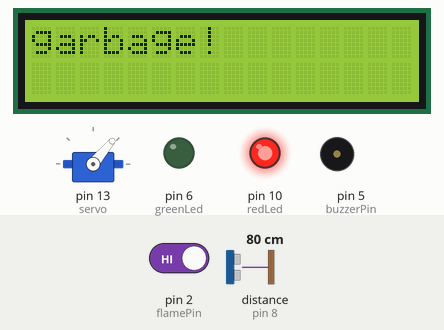
The sketch below on a simulated Arduino Uno, built with avr-gcc and run on an emulated ATmega328P. Parts: servo, 16×2 character LCD, output pins drawn as LEDs (lit = HIGH), buzzer (waves = sounding, pin HIGH). Wiring (inferred from the names in the program): ultrasonic range finder: trigger pin 3; echo pin 8. Dashed ring = blinking. The inputs (shaded band) are chosen by the test bench; at power-on: pin 2 (flamePin) HIGH, distance to the obstacle (sensor on pin 8) 80 cm. The echo pulse lasts 58.3 µs per cm; pins used as bus, display or sensor lines are not drawn; what the sketch prints to the serial monitor is not drawn.

Above: at 1.2 s.
1.3 s: pin 2 (flamePin) driven LOW
At 2.1 s:
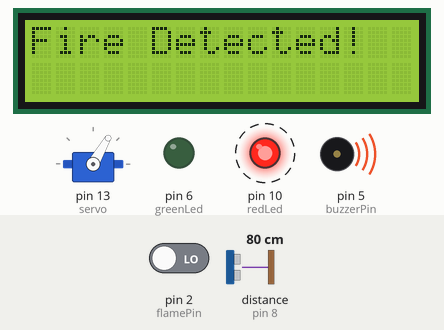
Timing chart, 0 to 10.3 s (numbered marks = the images above; inputs shaded):
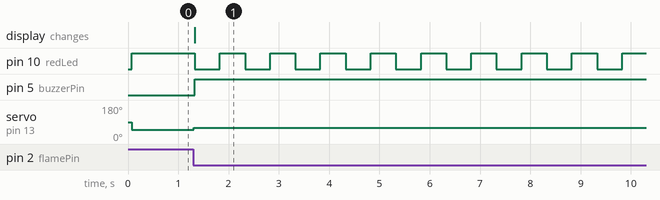

Measured:
- after the input at 1.3 s, pin 10 (redLed): alternates HIGH for 0.50 s and LOW for 0.50 s, starting at once; pin 5 (buzzerPin): LOW → HIGH at once; servo on pin 13 (servo): 50° → 60° at once; the display: changes at once (image 1)

The sketch:

Auto_Trash.ino
```cpp
#include <Wire.h>
#include <Servo.h>
#include <LiquidCrystal_I2C.h>

Servo servo; // Création d'un objet Servo
bool objectDetected = false;
bool flameDetected = false;
bool flameHandled = false; // Flag to indicate if flame detection has been handled
LiquidCrystal_I2C lcd(0x27, 16, 2);
const int trigPin = 3;
const int echoPin = 8;
const int redLed = 10;
const int greenLed = 6;
const int buzzerPin = 5;
const int flamePin = 2; // Digital pin for flame sensor
long duration, distance;
long aver[3];   //array for average

void setup() {
  pinMode(redLed, OUTPUT);
  pinMode(buzzerPin, OUTPUT);
  pinMode(greenLed, OUTPUT);
  pinMode(flamePin, INPUT); // Flame sensor pin as input
  pinMode(trigPin, OUTPUT);
  pinMode(echoPin, INPUT);
  servo.attach(13); // Attacher le servo moteur à la broche 9
  lcd.init();
  lcd.backlight();
  lcd.print("garbage!");
  servo.write(50);
  Serial.begin(9600);

}
void measure() {
 digitalWrite(10,HIGH);
digitalWrite(trigPin, LOW);
delayMicroseconds(10);
digitalWrite(trigPin, HIGH);
delayMicroseconds(15);
digitalWrite(trigPin, LOW);
pinMode(echoPin, INPUT);
duration = pulseIn(echoPin, HIGH);
distance = (duration/2) / 29.1;    //obtain distance
}

void loop() {
  for (int i=0;i<=2;i++) {   //average distance
    measure();
   aver[i]=distance;
    delay(10);              //delay between measurements
  }
 distance=(aver[0]+aver[1]+aver[2])/3;

  Serial.println(digitalRead(flamePin));
  // Check distance for object detection
  if (!flameDetected) { // If no flame is detected
    if (distance <= 10 && !objectDetected) { // If an object is detected within 10 cm
      objectDetected = true;
      delay(1000);
      servo.write(60); // Move the servo to 60 degrees position
      lcd.setCursor(0, 0);
      lcd.print("Throw the trash");
      lcd.setCursor(2, 1);
      lcd.print("please!!");
      digitalWrite(redLed, LOW);
      digitalWrite(greenLed, HIGH);
      digitalWrite(buzzerPin, LOW);
      delay(8000);
    } else if (distance > 8 && objectDetected) { // If no object is detected and was previously detected
      objectDetected = false;
      servo.write(160); // Move the servo to 180 degrees position
      lcd.setCursor(0, 0);
      lcd.print("Trash Thrown !!");
      lcd.setCursor(2, 1);
      lcd.print("Thank You !!");
      digitalWrite(redLed, HIGH);
      digitalWrite(greenLed, LOW);
      digitalWrite(buzzerPin, LOW);
      delay(1000);
    }
  }

  // Check for flame detection
  if (!flameDetected && digitalRead(flamePin) == LOW) { // If flame is detected
    flameDetected = true;
    servo.write(60); // Move the servo to 60 degrees position
    lcd.clear();
    lcd.setCursor(0, 0);
    lcd.print("Fire Detected!");
    digitalWrite(greenLed, LOW);
   digitalWrite(buzzerPin, HIGH); // Activate the buzzer
    for(int i=0;i<10;i++){
      digitalWrite(redLed, LOW);
      delay(500);
       digitalWrite(redLed, HIGH);
      delay(500);
        digitalWrite(redLed, LOW);
    }
    // Set flag to indicate flame detection handled
    flameHandled = true;
  } else if (flameDetected && digitalRead(flamePin) == HIGH && flameHandled) { // If flame is extinguished and detection has been handled
    flameDetected = false;
    flameHandled = false;
    // Return to normal operation
   lcd.clear();
   delay(4);
   servo.write(60); // Move the servo to 60 degrees position
      lcd.setCursor(0, 0);
      lcd.print("Throw the trash");
      lcd.setCursor(2, 1);
      lcd.print("please!!");
      digitalWrite(redLed, LOW);
      delay(200);
      digitalWrite(buzzerPin, LOW);
      delay(4);
      servo.write(160);
  }

}
```
